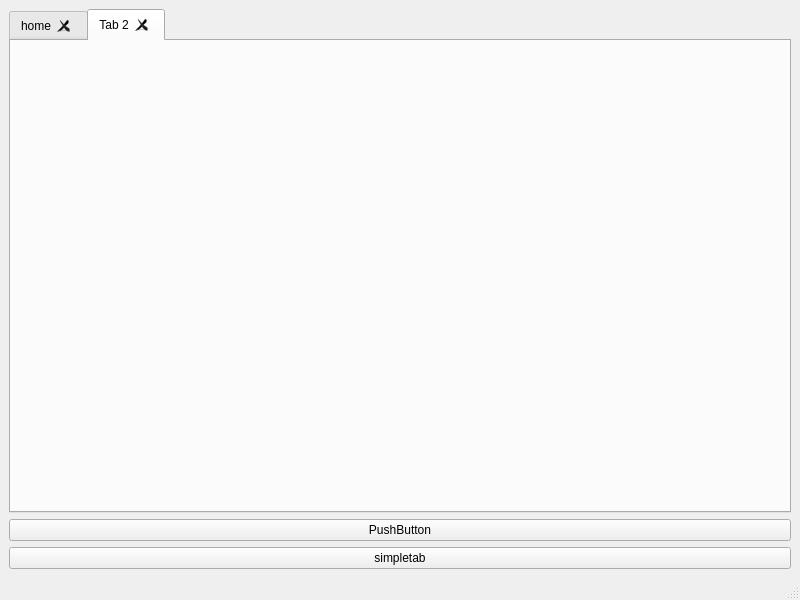
<?xml version="1.0" encoding="UTF-8"?>
<ui version="4.0">
 <class>MainWindow</class>
 <widget class="QMainWindow" name="MainWindow">
  <property name="geometry">
   <rect>
    <x>0</x>
    <y>0</y>
    <width>800</width>
    <height>600</height>
   </rect>
  </property>
  <property name="windowTitle">
   <string>MainWindow</string>
  </property>
  <widget class="QWidget" name="centralwidget">
   <layout class="QVBoxLayout" name="verticalLayout_2">
    <item>
     <layout class="QVBoxLayout" name="verticalLayout">
      <item>
       <widget class="QTabWidget" name="tabWidget">
        <property name="currentIndex">
         <number>1</number>
        </property>
        <property name="documentMode">
         <bool>false</bool>
        </property>
        <property name="tabsClosable">
         <bool>true</bool>
        </property>
        <property name="tabBarAutoHide">
         <bool>false</bool>
        </property>
        <widget class="QWidget" name="tab">
         <attribute name="title">
          <string>home</string>
         </attribute>
        </widget>
        <widget class="QWidget" name="tab_2">
         <attribute name="title">
          <string>Tab 2</string>
         </attribute>
        </widget>
       </widget>
      </item>
      <item>
       <widget class="QPushButton" name="pushButton">
        <property name="text">
         <string>PushButton</string>
        </property>
       </widget>
      </item>
     </layout>
    </item>
    <item>
     <widget class="QPushButton" name="pushButton_2">
      <property name="text">
       <string>simpletab</string>
      </property>
     </widget>
    </item>
   </layout>
  </widget>
  <widget class="QMenuBar" name="menubar">
   <property name="geometry">
    <rect>
     <x>0</x>
     <y>0</y>
     <width>800</width>
     <height>25</height>
    </rect>
   </property>
  </widget>
  <widget class="QStatusBar" name="statusbar"/>
 </widget>
 <resources/>
 <connections/>
</ui>
